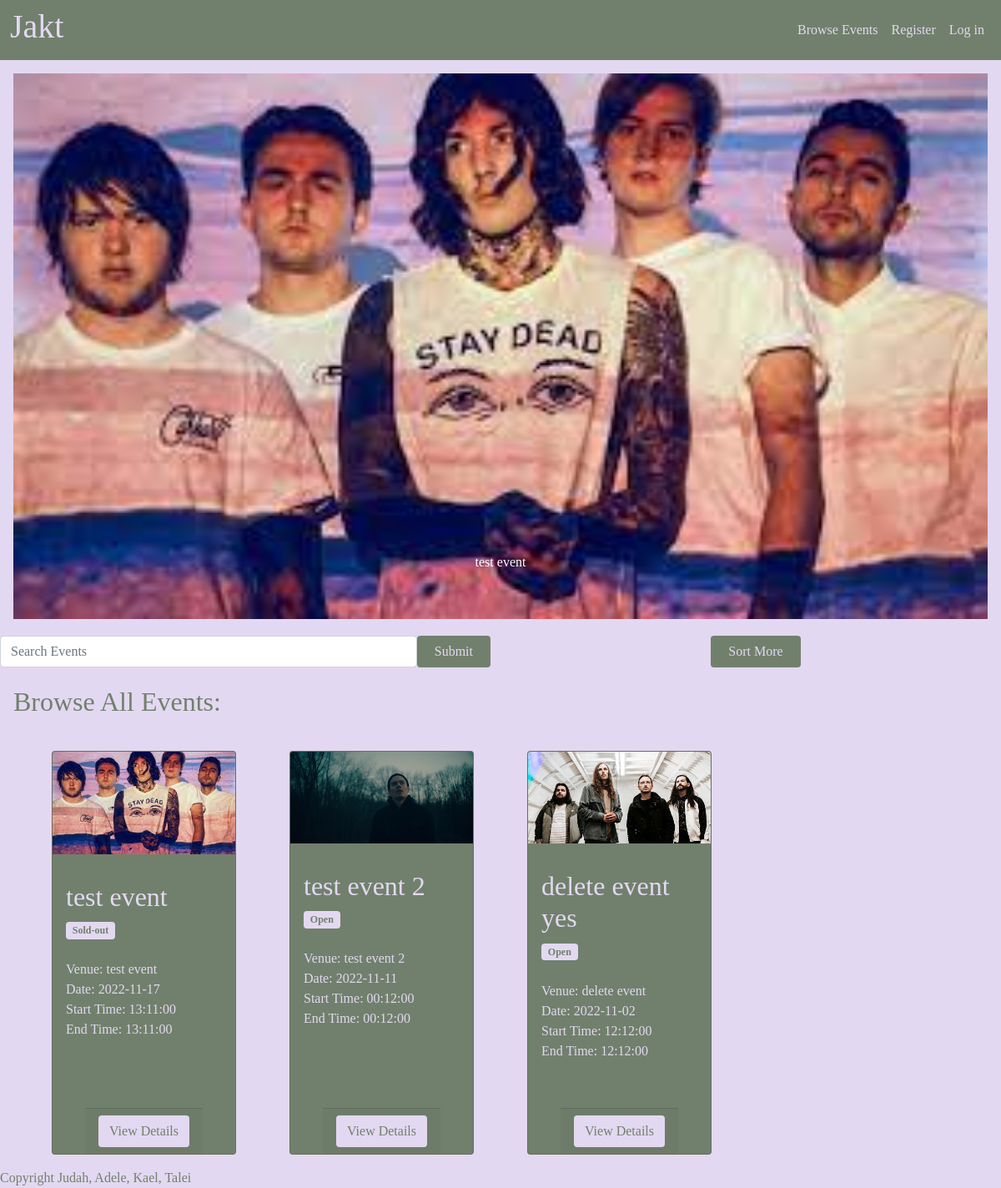
The page / on the database its author committed.
### Jakt/website/models.py (models this page shows, shortened)
class Event(db.Model):
    __tablename__ = 'event'
    id = db.Column(db.Integer, primary_key = True)
    name = db.Column(db.String(80))
    description = db.Column(db.String(500))
    image = db.Column(db.String(400))
    venue = db.Column(db.String(100))
    date = db.Column(db.Date)
    start_time = db.Column(db.Time)
    end_time = db.Column(db.Time)
    genre = db.Column(db.String(20))
    status = db.Column(db.String(20))
    price = db.Column(db.Integer)
    tickets = db.Column(db.Integer)
    comment = db.relationship('Comment', backref='event')
    user_id = db.Column(db.Integer, db.ForeignKey('user.id'))

### Jakt/website/views.py (the view)
@bp.route('/')
def index():
    event = Event.query.all()
    return render_template('index.html', event=event)

### Jakt/website/templates/index.html (shortened to what this page needs)
{% extends 'base.html' %}
{% block content %}
    <div class="row">
        <div class="col-sm-12">
            <div id="carouselExampleControls" data-bs-ride="carousel" class="carousel slide container-fluid p-3">
                <div class="carousel-inner">
                  {% for event in event %}
                    <div class="carousel-item {% if loop.index == 1 %} active {% endif %}">
                      <img src="{{ event.image }}" class="d-block w-100">
                      <div class="carousel-caption d-none d-md-block">
                        <p>{{ event.name }}</p>
                      </div>
                    </div>
                  {% endfor %}
               </div>
            </div>
          </div>
        </div>
        <div class="row">
            <div class="col-12 col-sm-6" align="center">
              <form class="form-inline d-flex flex-nowrap" action="{{url_for('main.search')}}">
                <input type="text" name="eventsearch" class="form-control flex-grow-1 my-1 mr-sm-2" id="SearchForm" placeholder="Search Events">
                <button type="submit" class="flex-shrink-1 btn btn-change my-1">Submit</button>
              </form>
            </div>
            <br><br>
            <div class="col-12 col-sm-6" align="center">
              <button class="flex-shrink-1 btn btn-change my-1" type="button" data-bs-toggle="offcanvas" data-bs-target="#offcanvasRight" aria-controls="offcanvasRight">Sort More</button>
                    <br>
                    <br>
                    <br>
                    <br>
                    </div>
                  </div>
        <div class="row">
            <div class="col-12">
              <h2 class="p-3"> Browse All Events: </h2>
            </div>
        </div>
        <div class="container">
            <div class="row">
              {% for event in event %}
              {% if event.status != "Unpublished" %}
              <div class="col-12 col-sm-12 col-md-6 col-lg-4 col-xl-3 p-3 p-3 d-flex justify-content-start">
                <div class="inverse card mx-3" style="width: 100%;">
                  <img src={{event.image}} class="card-img-top" alt="event picture">
                  <div class="card-body">
                    <p class="card-text">
                    <h2>{{event.name}}</h2>
                    <span class="badge standard">{{event.status}}</span>
                    <br><br>
                    Venue: {{event.venue}}
                    <br>
                    Date: {{event.date}}
                    <br>
                    Start Time: {{event.start_time}}
                    <br>
                    End Time: {{event.end_time}}
                    <br><br>
                    </p>
                  </div>
                  <div class="card-footer mx-auto justify-content-center">
                    <a href="{{url_for('event.show', id=event.id)}}" class="btn standard" href="details.html" role="button">View Details</a>
                  </div>
                </div>
              </div>
              {% endif %}
              {% endfor %}
            </div>
        </div>
{% endblock %}

### Jakt/website/templates/base.html (shortened to what this page needs)
<!doctype html>
<html lang="en">
  <head>
    <link href="https://cdn.jsdelivr.net/npm/bootstrap@5.1.0/dist/css/bootstrap.min.css" rel="stylesheet">
    <link rel="stylesheet" href="/static/css/style.css">
  </head>
  <body class = "standard font">
    <header>
      <nav class="navbar navbar-expand-lg inverse">
        <div class="container-fluid">
          <h1>Jakt</h1>
          <div class="collapse navbar-collapse" id="navbarNavDropdown">
            <ul class="navbar-nav ms-auto">
              <li class="nav-item">
                <a class="nav-link active inverse" aria-current="page" href="{{ url_for('main.index') }}">Browse Events</a>
              </li>
              {% if current_user.is_authenticated %}
                <li class="nav-item">
                  <a class="nav-link inverse" href="{{ url_for('event.create') }}">Create an Event</a>
                </li>
                <li class="nav-item">
                  <a class="nav-link inverse" href="{{ url_for('purchased.purchased') }}">Booking History</a>
                </li>
                <li class="nav-item">
                  <a class="nav-link inverse" href="{{ url_for('auth.logout') }}">Log Out</a>
                </li>
              {% else %}
                <li class="nav-item">
                  <a class="nav-link inverse" href="{{ url_for('auth.register') }}">Register</a>
                </li>
                <li class="nav-item">
                  <a class="nav-link inverse" href="{{ url_for('auth.login') }}">Log in</a>
                </li>
              {% endif %}
            </ul>
          </div>
        </div>
      </nav>
    </header>
    {% block content %}
   {% endblock %}
    <footer class="standard">
      Copyright Judah, Adele, Kael, Talei
    </footer>
  </body>
</html>

### Jakt/website/static/css/style.css (style rules this page uses)
.btn-change { padding: 10px 20px; line-height: 1; background-color: #71806C; color: #E3D8F1; }
.standard { background-color: #E3D8F1; color: #71806C; }
.inverse { background-color: #71806C; color: #E3D8F1; }
.font { font-family: Andale Mono; }

### rows shown on the page
Event: image (picture), name "test event", status "Sold-out", venue "test event", date "2022-11-17", start_time "13:11:00", end_time "13:11:00"
Event: image (picture), name "test event 2", status "Open", venue "test event 2", date "2022-11-11", start_time "00:12:00", end_time "00:12:00"
Event: image (picture), name "delete event yes", status "Open", venue "delete event", date "2022-11-02", start_time "12:12:00", end_time "12:12:00"
